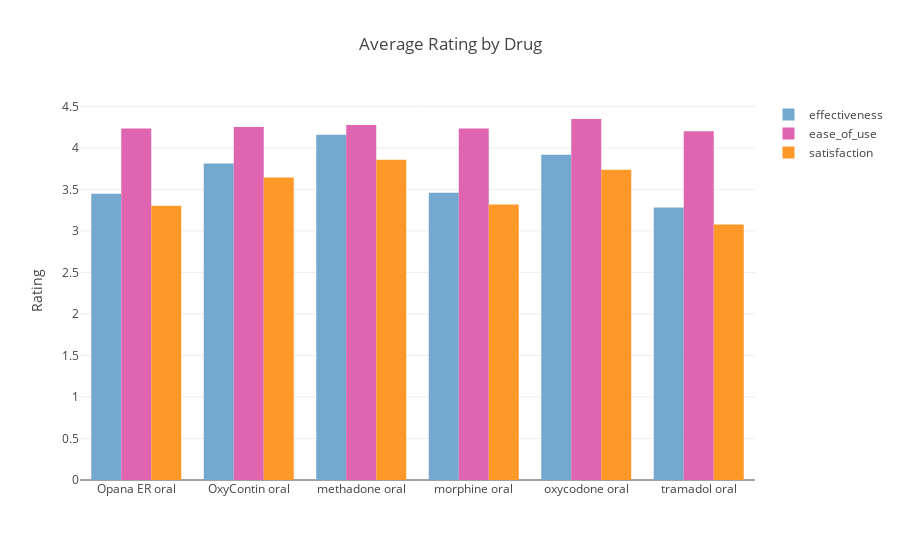

The notebook cell this image was saved under:
### Code cell
#interactive plot
col = {}
col['effectiveness'] = cl.scales['6']['seq']['PuBu'][3]
col['ease_of_use'] = cl.scales['6']['seq']['PuRd'][3]
col['satisfaction'] = cl.scales['6']['seq']['YlOrBr'][3]


trace = []
for i in range(0, len(ratings)):
    trace.append(go.Bar(x = list(data10.drug),
                        y = list(data10[ratings[i]]),
                        name = ratings[i],
                        marker = dict(color=col[ratings[i]])
                        ))
    
layout = go.Layout(title = 'Average Rating by Drug', 
                   yaxis = dict(title = 'Rating'))
    
iplot(go.Figure(data = trace, layout = layout))

### Figure 1 — Plotly figure (JSON) as saved in the notebook; plotly's stock layout.template omitted (floating-point values rounded to 4 significant figures)
{"data": [{"marker": {"color": "rgb(116,169,207)"}, "name": "effectiveness", "type": "bar", "uid": "34b467b6-9ab2-11e8-b748-c49ded1fd344", "x": ["Opana ER oral", "OxyContin oral", "methadone oral", "morphine oral", "oxycodone oral", "tramadol oral"], "y": [3.448, 3.812, 4.159, 3.461, 3.917, 3.282]}, {"marker": {"color": "rgb(223,101,176)"}, "name": "ease_of_use", "type": "bar", "uid": "34b467b7-9ab2-11e8-a5ce-c49ded1fd344", "x": ["Opana ER oral", "OxyContin oral", "methadone oral", "morphine oral", "oxycodone oral", "tramadol oral"], "y": [4.234, 4.25, 4.275, 4.234, 4.348, 4.199]}, {"marker": {"color": "rgb(254,153,41)"}, "name": "satisfaction", "type": "bar", "uid": "34b467b8-9ab2-11e8-854b-c49ded1fd344", "x": ["Opana ER oral", "OxyContin oral", "methadone oral", "morphine oral", "oxycodone oral", "tramadol oral"], "y": [3.305, 3.643, 3.856, 3.32, 3.738, 3.078]}], "layout": {"title": "Average Rating by Drug", "yaxis": {"title": "Rating"}}}
